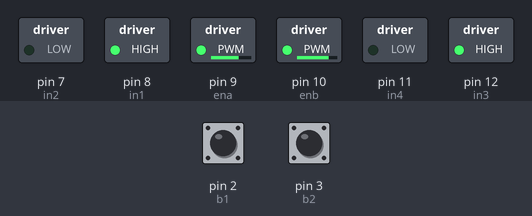
Bench run of a sketch on a simulated Arduino Uno, built with avr-gcc and run on an emulated ATmega328P. Shown: switched loads named in the sketch (green lamp = pin HIGH). The inputs (shaded band) are chosen by the test bench; at power-on: pin 2 (b1) HIGH, pin 3 (b2) HIGH.

Above: at 0.1 s.
Timing chart, 0 to 1.6 s (numbered marks = the images above):
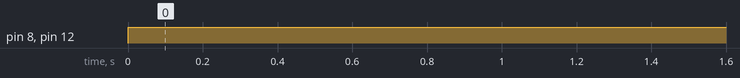

The sketch:

Motor_Story_6.ino
```cpp
#define ON 1
#define OFF 0

boolean ENAon = OFF;
boolean ENBon = OFF;

int pulsesLeft = 0;
int pulsesRight = 0;

int b1 = 2;
int b2 = 3;

int enb = 10;
int in4 = 11;
int in3 = 12;

int ena = 9;
int in2 = 7;
int in1 = 8;


void setMotors(byte powerLeft, byte powerRight)
{
  ENAon = (powerLeft > 0);
  ENBon = (powerRight > 0);
  analogWrite(ena, powerLeft);
  analogWrite(enb, powerRight);

}

void setForward()
{
  if (ENAon == ON)
   {
     digitalWrite(in1, HIGH);
     digitalWrite(in3, HIGH);

     digitalWrite(in2, LOW);
     digitalWrite(in4, LOW);
   }
}

void setReverse()
{
   if (ENAon == ON)
   {
     digitalWrite(in2, HIGH);
     digitalWrite(in4, HIGH);

     digitalWrite(in1, LOW);
     digitalWrite(in3, LOW);
   }
}

void setStop()
{
   if (ENAon == ON)
   {
     digitalWrite(in2, HIGH);
     digitalWrite(in4, HIGH);

     digitalWrite(in1, HIGH);
     digitalWrite(in3, HIGH);
   }
}

void countPulsesLeft()
{
 pulsesLeft = pulsesLeft + 1;
}

void countPulsesRight()
{
 pulsesRight = pulsesRight + 1;
}

void setup()
{
 pinMode(enb, OUTPUT);
 pinMode(in3, OUTPUT);
 pinMode(in4, OUTPUT);

 pinMode(ena, OUTPUT);
 pinMode(in1, OUTPUT);
 pinMode(in2, OUTPUT);

 attachInterrupt(1,countPulsesLeft,RISING);
 attachInterrupt(0,countPulsesRight,RISING);
 digitalWrite (b1, HIGH);
 digitalWrite (b2, HIGH);
 setMotors(175, 200);

}

boolean stopStart = ON;

void loop()
{

 if (stopStart == ON)
 {
   setForward();

   if (pulsesLeft > 1074 && pulsesRight > 1074)
     {
     setStop();
     setMotors(OFF, OFF);
     stopStart = OFF;
     }

    else
      {
      setForward();
      }
  }
}
```

Measured:
- by itself, pin 8 (in1), pin 12 (in3): LOW → HIGH at 0.00 s
